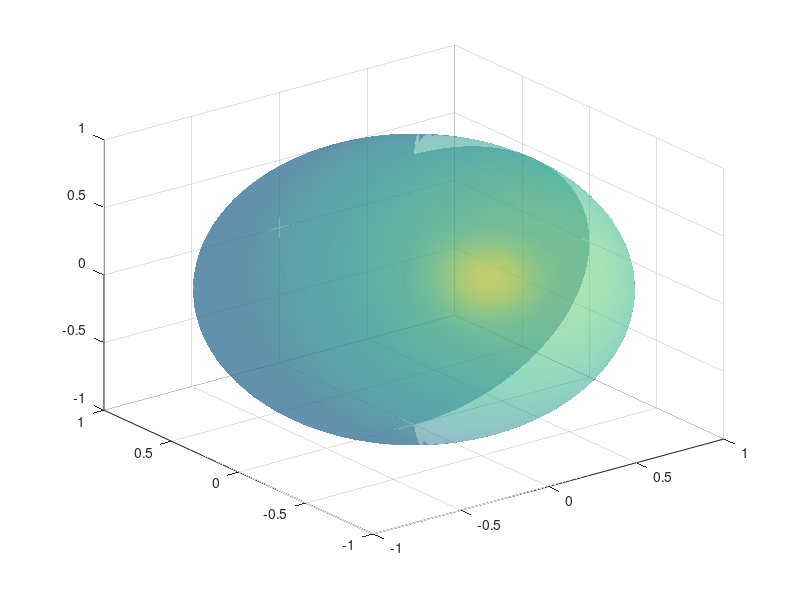

Write MATLAB code to recreate this figure.
function [] = plotTransSphere(varargin)
%function [] = plotTransSphere([r,c])
%%Plot a transparant sphere with radius r

%handle arguments
if nargin == 0
    r = 1;
    center = [0 0 0];
elseif nargin == 1
    r = varargin{1};
    center = [0 0 0];
elseif nargin == 2
    r = varargin{1};
    center = varargin{2};
end

%prepare data for plotting based on arguments
[x,y,z] = sphere(64);
x = x.*r + center(1);
y = y.*r + center(2);
z = z.*r + center(3);

%plotting
h = surfl(x,y,z);
set(h,'FaceAlpha',0.5);
shading interp;

end